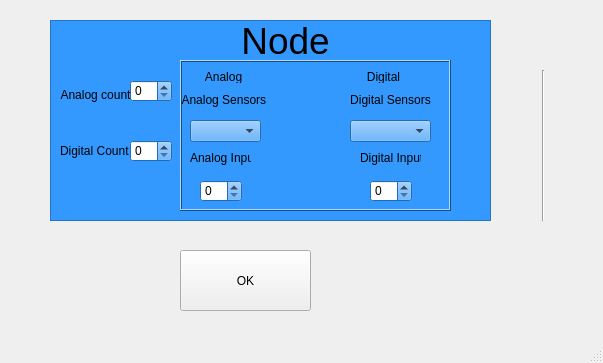
<?xml version="1.0" encoding="UTF-8"?>
<ui version="4.0">
 <class>configure_window</class>
 <widget class="QMainWindow" name="configure_window">
  <property name="geometry">
   <rect>
    <x>0</x>
    <y>0</y>
    <width>603</width>
    <height>363</height>
   </rect>
  </property>
  <property name="windowTitle">
   <string>MainWindow</string>
  </property>
  <widget class="QWidget" name="centralwidget">
   <widget class="QLabel" name="test_label">
    <property name="geometry">
     <rect>
      <x>80</x>
      <y>100</y>
      <width>211</width>
      <height>161</height>
     </rect>
    </property>
    <property name="text">
     <string/>
    </property>
   </widget>
   <widget class="QFrame" name="node_details">
    <property name="geometry">
     <rect>
      <x>50</x>
      <y>20</y>
      <width>441</width>
      <height>201</height>
     </rect>
    </property>
    <property name="palette">
     <palette>
      <active>
       <colorrole role="WindowText">
        <brush brushstyle="SolidPattern">
         <color alpha="255">
          <red>0</red>
          <green>0</green>
          <blue>0</blue>
         </color>
        </brush>
       </colorrole>
       <colorrole role="Button">
        <brush brushstyle="SolidPattern">
         <color alpha="255">
          <red>51</red>
          <green>153</green>
          <blue>255</blue>
         </color>
        </brush>
       </colorrole>
       <colorrole role="Light">
        <brush brushstyle="SolidPattern">
         <color alpha="255">
          <red>179</red>
          <green>217</green>
          <blue>255</blue>
         </color>
        </brush>
       </colorrole>
       <colorrole role="Midlight">
        <brush brushstyle="SolidPattern">
         <color alpha="255">
          <red>115</red>
          <green>185</green>
          <blue>255</blue>
         </color>
        </brush>
       </colorrole>
       <colorrole role="Dark">
        <brush brushstyle="SolidPattern">
         <color alpha="255">
          <red>25</red>
          <green>76</green>
          <blue>127</blue>
         </color>
        </brush>
       </colorrole>
       <colorrole role="Mid">
        <brush brushstyle="SolidPattern">
         <color alpha="255">
          <red>34</red>
          <green>102</green>
          <blue>170</blue>
         </color>
        </brush>
       </colorrole>
       <colorrole role="Text">
        <brush brushstyle="SolidPattern">
         <color alpha="255">
          <red>0</red>
          <green>0</green>
          <blue>0</blue>
         </color>
        </brush>
       </colorrole>
       <colorrole role="BrightText">
        <brush brushstyle="SolidPattern">
         <color alpha="255">
          <red>255</red>
          <green>255</green>
          <blue>255</blue>
         </color>
        </brush>
       </colorrole>
       <colorrole role="ButtonText">
        <brush brushstyle="SolidPattern">
         <color alpha="255">
          <red>0</red>
          <green>0</green>
          <blue>0</blue>
         </color>
        </brush>
       </colorrole>
       <colorrole role="Base">
        <brush brushstyle="SolidPattern">
         <color alpha="255">
          <red>255</red>
          <green>255</green>
          <blue>255</blue>
         </color>
        </brush>
       </colorrole>
       <colorrole role="Window">
        <brush brushstyle="SolidPattern">
         <color alpha="255">
          <red>51</red>
          <green>153</green>
          <blue>255</blue>
         </color>
        </brush>
       </colorrole>
       <colorrole role="Shadow">
        <brush brushstyle="SolidPattern">
         <color alpha="255">
          <red>0</red>
          <green>0</green>
          <blue>0</blue>
         </color>
        </brush>
       </colorrole>
       <colorrole role="AlternateBase">
        <brush brushstyle="SolidPattern">
         <color alpha="255">
          <red>153</red>
          <green>204</green>
          <blue>255</blue>
         </color>
        </brush>
       </colorrole>
       <colorrole role="ToolTipBase">
        <brush brushstyle="SolidPattern">
         <color alpha="255">
          <red>255</red>
          <green>255</green>
          <blue>220</blue>
         </color>
        </brush>
       </colorrole>
       <colorrole role="ToolTipText">
        <brush brushstyle="SolidPattern">
         <color alpha="255">
          <red>0</red>
          <green>0</green>
          <blue>0</blue>
         </color>
        </brush>
       </colorrole>
      </active>
      <inactive>
       <colorrole role="WindowText">
        <brush brushstyle="SolidPattern">
         <color alpha="255">
          <red>0</red>
          <green>0</green>
          <blue>0</blue>
         </color>
        </brush>
       </colorrole>
       <colorrole role="Button">
        <brush brushstyle="SolidPattern">
         <color alpha="255">
          <red>51</red>
          <green>153</green>
          <blue>255</blue>
         </color>
        </brush>
       </colorrole>
       <colorrole role="Light">
        <brush brushstyle="SolidPattern">
         <color alpha="255">
          <red>179</red>
          <green>217</green>
          <blue>255</blue>
         </color>
        </brush>
       </colorrole>
       <colorrole role="Midlight">
        <brush brushstyle="SolidPattern">
         <color alpha="255">
          <red>115</red>
          <green>185</green>
          <blue>255</blue>
         </color>
        </brush>
       </colorrole>
       <colorrole role="Dark">
        <brush brushstyle="SolidPattern">
         <color alpha="255">
          <red>25</red>
          <green>76</green>
          <blue>127</blue>
         </color>
        </brush>
       </colorrole>
       <colorrole role="Mid">
        <brush brushstyle="SolidPattern">
         <color alpha="255">
          <red>34</red>
          <green>102</green>
          <blue>170</blue>
         </color>
        </brush>
       </colorrole>
       <colorrole role="Text">
        <brush brushstyle="SolidPattern">
         <color alpha="255">
          <red>0</red>
          <green>0</green>
          <blue>0</blue>
         </color>
        </brush>
       </colorrole>
       <colorrole role="BrightText">
        <brush brushstyle="SolidPattern">
         <color alpha="255">
          <red>255</red>
          <green>255</green>
          <blue>255</blue>
         </color>
        </brush>
       </colorrole>
       <colorrole role="ButtonText">
        <brush brushstyle="SolidPattern">
         <color alpha="255">
          <red>0</red>
          <green>0</green>
          <blue>0</blue>
         </color>
        </brush>
       </colorrole>
       <colorrole role="Base">
        <brush brushstyle="SolidPattern">
         <color alpha="255">
          <red>255</red>
          <green>255</green>
          <blue>255</blue>
         </color>
        </brush>
       </colorrole>
       <colorrole role="Window">
        <brush brushstyle="SolidPattern">
         <color alpha="255">
          <red>51</red>
          <green>153</green>
          <blue>255</blue>
         </color>
        </brush>
       </colorrole>
       <colorrole role="Shadow">
        <brush brushstyle="SolidPattern">
         <color alpha="255">
          <red>0</red>
          <green>0</green>
          <blue>0</blue>
         </color>
        </brush>
       </colorrole>
       <colorrole role="AlternateBase">
        <brush brushstyle="SolidPattern">
         <color alpha="255">
          <red>153</red>
          <green>204</green>
          <blue>255</blue>
         </color>
        </brush>
       </colorrole>
       <colorrole role="ToolTipBase">
        <brush brushstyle="SolidPattern">
         <color alpha="255">
          <red>255</red>
          <green>255</green>
          <blue>220</blue>
         </color>
        </brush>
       </colorrole>
       <colorrole role="ToolTipText">
        <brush brushstyle="SolidPattern">
         <color alpha="255">
          <red>0</red>
          <green>0</green>
          <blue>0</blue>
         </color>
        </brush>
       </colorrole>
      </inactive>
      <disabled>
       <colorrole role="WindowText">
        <brush brushstyle="SolidPattern">
         <color alpha="255">
          <red>25</red>
          <green>76</green>
          <blue>127</blue>
         </color>
        </brush>
       </colorrole>
       <colorrole role="Button">
        <brush brushstyle="SolidPattern">
         <color alpha="255">
          <red>51</red>
          <green>153</green>
          <blue>255</blue>
         </color>
        </brush>
       </colorrole>
       <colorrole role="Light">
        <brush brushstyle="SolidPattern">
         <color alpha="255">
          <red>179</red>
          <green>217</green>
          <blue>255</blue>
         </color>
        </brush>
       </colorrole>
       <colorrole role="Midlight">
        <brush brushstyle="SolidPattern">
         <color alpha="255">
          <red>115</red>
          <green>185</green>
          <blue>255</blue>
         </color>
        </brush>
       </colorrole>
       <colorrole role="Dark">
        <brush brushstyle="SolidPattern">
         <color alpha="255">
          <red>25</red>
          <green>76</green>
          <blue>127</blue>
         </color>
        </brush>
       </colorrole>
       <colorrole role="Mid">
        <brush brushstyle="SolidPattern">
         <color alpha="255">
          <red>34</red>
          <green>102</green>
          <blue>170</blue>
         </color>
        </brush>
       </colorrole>
       <colorrole role="Text">
        <brush brushstyle="SolidPattern">
         <color alpha="255">
          <red>25</red>
          <green>76</green>
          <blue>127</blue>
         </color>
        </brush>
       </colorrole>
       <colorrole role="BrightText">
        <brush brushstyle="SolidPattern">
         <color alpha="255">
          <red>255</red>
          <green>255</green>
          <blue>255</blue>
         </color>
        </brush>
       </colorrole>
       <colorrole role="ButtonText">
        <brush brushstyle="SolidPattern">
         <color alpha="255">
          <red>25</red>
          <green>76</green>
          <blue>127</blue>
         </color>
        </brush>
       </colorrole>
       <colorrole role="Base">
        <brush brushstyle="SolidPattern">
         <color alpha="255">
          <red>51</red>
          <green>153</green>
          <blue>255</blue>
         </color>
        </brush>
       </colorrole>
       <colorrole role="Window">
        <brush brushstyle="SolidPattern">
         <color alpha="255">
          <red>51</red>
          <green>153</green>
          <blue>255</blue>
         </color>
        </brush>
       </colorrole>
       <colorrole role="Shadow">
        <brush brushstyle="SolidPattern">
         <color alpha="255">
          <red>0</red>
          <green>0</green>
          <blue>0</blue>
         </color>
        </brush>
       </colorrole>
       <colorrole role="AlternateBase">
        <brush brushstyle="SolidPattern">
         <color alpha="255">
          <red>51</red>
          <green>153</green>
          <blue>255</blue>
         </color>
        </brush>
       </colorrole>
       <colorrole role="ToolTipBase">
        <brush brushstyle="SolidPattern">
         <color alpha="255">
          <red>255</red>
          <green>255</green>
          <blue>220</blue>
         </color>
        </brush>
       </colorrole>
       <colorrole role="ToolTipText">
        <brush brushstyle="SolidPattern">
         <color alpha="255">
          <red>0</red>
          <green>0</green>
          <blue>0</blue>
         </color>
        </brush>
       </colorrole>
      </disabled>
     </palette>
    </property>
    <property name="autoFillBackground">
     <bool>true</bool>
    </property>
    <property name="frameShape">
     <enum>QFrame::StyledPanel</enum>
    </property>
    <property name="frameShadow">
     <enum>QFrame::Raised</enum>
    </property>
    <widget class="QLabel" name="NodeLabel">
     <property name="geometry">
      <rect>
       <x>140</x>
       <y>0</y>
       <width>191</width>
       <height>41</height>
      </rect>
     </property>
     <property name="text">
      <string>&lt;html&gt;&lt;head/&gt;&lt;body&gt;&lt;p align=&quot;center&quot;&gt;&lt;span style=&quot; font-size:28pt;&quot;&gt;Node&lt;/span&gt;&lt;/p&gt;&lt;/body&gt;&lt;/html&gt;</string>
     </property>
     <property name="textFormat">
      <enum>Qt::RichText</enum>
     </property>
     <property name="scaledContents">
      <bool>true</bool>
     </property>
    </widget>
    <widget class="QSpinBox" name="analog_count">
     <property name="geometry">
      <rect>
       <x>80</x>
       <y>60</y>
       <width>42</width>
       <height>22</height>
      </rect>
     </property>
     <property name="maximum">
      <number>1000</number>
     </property>
    </widget>
    <widget class="QLabel" name="label_4">
     <property name="geometry">
      <rect>
       <x>10</x>
       <y>60</y>
       <width>71</width>
       <height>31</height>
      </rect>
     </property>
     <property name="text">
      <string>&lt;html&gt;&lt;head/&gt;&lt;body&gt;&lt;p align=&quot;center&quot;&gt;Analog count&lt;/p&gt;&lt;/body&gt;&lt;/html&gt;</string>
     </property>
    </widget>
    <widget class="QLabel" name="label_5">
     <property name="geometry">
      <rect>
       <x>10</x>
       <y>120</y>
       <width>71</width>
       <height>21</height>
      </rect>
     </property>
     <property name="text">
      <string>Digital Count</string>
     </property>
    </widget>
    <widget class="QSpinBox" name="digital_count">
     <property name="geometry">
      <rect>
       <x>80</x>
       <y>120</y>
       <width>42</width>
       <height>22</height>
      </rect>
     </property>
     <property name="maximum">
      <number>1000</number>
     </property>
    </widget>
    <widget class="QFrame" name="sensors">
     <property name="geometry">
      <rect>
       <x>130</x>
       <y>40</y>
       <width>271</width>
       <height>151</height>
      </rect>
     </property>
     <property name="frameShape">
      <enum>QFrame::Box</enum>
     </property>
     <property name="frameShadow">
      <enum>QFrame::Raised</enum>
     </property>
     <widget class="QComboBox" name="analog_sensors_list">
      <property name="geometry">
       <rect>
        <x>10</x>
        <y>60</y>
        <width>71</width>
        <height>22</height>
       </rect>
      </property>
     </widget>
     <widget class="QLabel" name="label_6">
      <property name="geometry">
       <rect>
        <x>10</x>
        <y>90</y>
        <width>61</width>
        <height>16</height>
       </rect>
      </property>
      <property name="text">
       <string>Analog Input</string>
      </property>
     </widget>
     <widget class="QLabel" name="label_7">
      <property name="geometry">
       <rect>
        <x>180</x>
        <y>90</y>
        <width>61</width>
        <height>16</height>
       </rect>
      </property>
      <property name="text">
       <string>Digital Input</string>
      </property>
     </widget>
     <widget class="QLabel" name="label_8">
      <property name="geometry">
       <rect>
        <x>0</x>
        <y>30</y>
        <width>91</width>
        <height>21</height>
       </rect>
      </property>
      <property name="text">
       <string>&lt;html&gt;&lt;head/&gt;&lt;body&gt;&lt;p align=&quot;center&quot;&gt;Analog Sensors &lt;/p&gt;&lt;/body&gt;&lt;/html&gt;</string>
      </property>
     </widget>
     <widget class="QComboBox" name="digital_sensors_list">
      <property name="geometry">
       <rect>
        <x>170</x>
        <y>60</y>
        <width>81</width>
        <height>22</height>
       </rect>
      </property>
     </widget>
     <widget class="QLabel" name="label_9">
      <property name="geometry">
       <rect>
        <x>170</x>
        <y>30</y>
        <width>81</width>
        <height>20</height>
       </rect>
      </property>
      <property name="text">
       <string>&lt;html&gt;&lt;head/&gt;&lt;body&gt;&lt;p align=&quot;center&quot;&gt;Digital Sensors&lt;/p&gt;&lt;/body&gt;&lt;/html&gt;</string>
      </property>
     </widget>
     <widget class="QSpinBox" name="analog_sensor_input">
      <property name="geometry">
       <rect>
        <x>20</x>
        <y>120</y>
        <width>42</width>
        <height>22</height>
       </rect>
      </property>
     </widget>
     <widget class="QSpinBox" name="digital_sensor_input">
      <property name="geometry">
       <rect>
        <x>190</x>
        <y>120</y>
        <width>42</width>
        <height>22</height>
       </rect>
      </property>
     </widget>
     <widget class="QLabel" name="label_11">
      <property name="geometry">
       <rect>
        <x>20</x>
        <y>10</y>
        <width>47</width>
        <height>13</height>
       </rect>
      </property>
      <property name="text">
       <string>&lt;html&gt;&lt;head/&gt;&lt;body&gt;&lt;p align=&quot;center&quot;&gt;Analog&lt;/p&gt;&lt;/body&gt;&lt;/html&gt;</string>
      </property>
     </widget>
     <widget class="QLabel" name="label_12">
      <property name="geometry">
       <rect>
        <x>180</x>
        <y>10</y>
        <width>47</width>
        <height>13</height>
       </rect>
      </property>
      <property name="text">
       <string>&lt;html&gt;&lt;head/&gt;&lt;body&gt;&lt;p align=&quot;center&quot;&gt;Digital&lt;/p&gt;&lt;/body&gt;&lt;/html&gt;</string>
      </property>
     </widget>
    </widget>
   </widget>
   <widget class="QPushButton" name="pushButton">
    <property name="geometry">
     <rect>
      <x>180</x>
      <y>250</y>
      <width>131</width>
      <height>61</height>
     </rect>
    </property>
    <property name="text">
     <string>OK</string>
    </property>
   </widget>
   <widget class="Line" name="line">
    <property name="geometry">
     <rect>
      <x>533</x>
      <y>70</y>
      <width>20</width>
      <height>151</height>
     </rect>
    </property>
    <property name="orientation">
     <enum>Qt::Vertical</enum>
    </property>
   </widget>
  </widget>
  <widget class="QMenuBar" name="menubar">
   <property name="geometry">
    <rect>
     <x>0</x>
     <y>0</y>
     <width>603</width>
     <height>21</height>
    </rect>
   </property>
  </widget>
  <widget class="QStatusBar" name="statusbar"/>
 </widget>
 <resources/>
 <connections/>
</ui>
